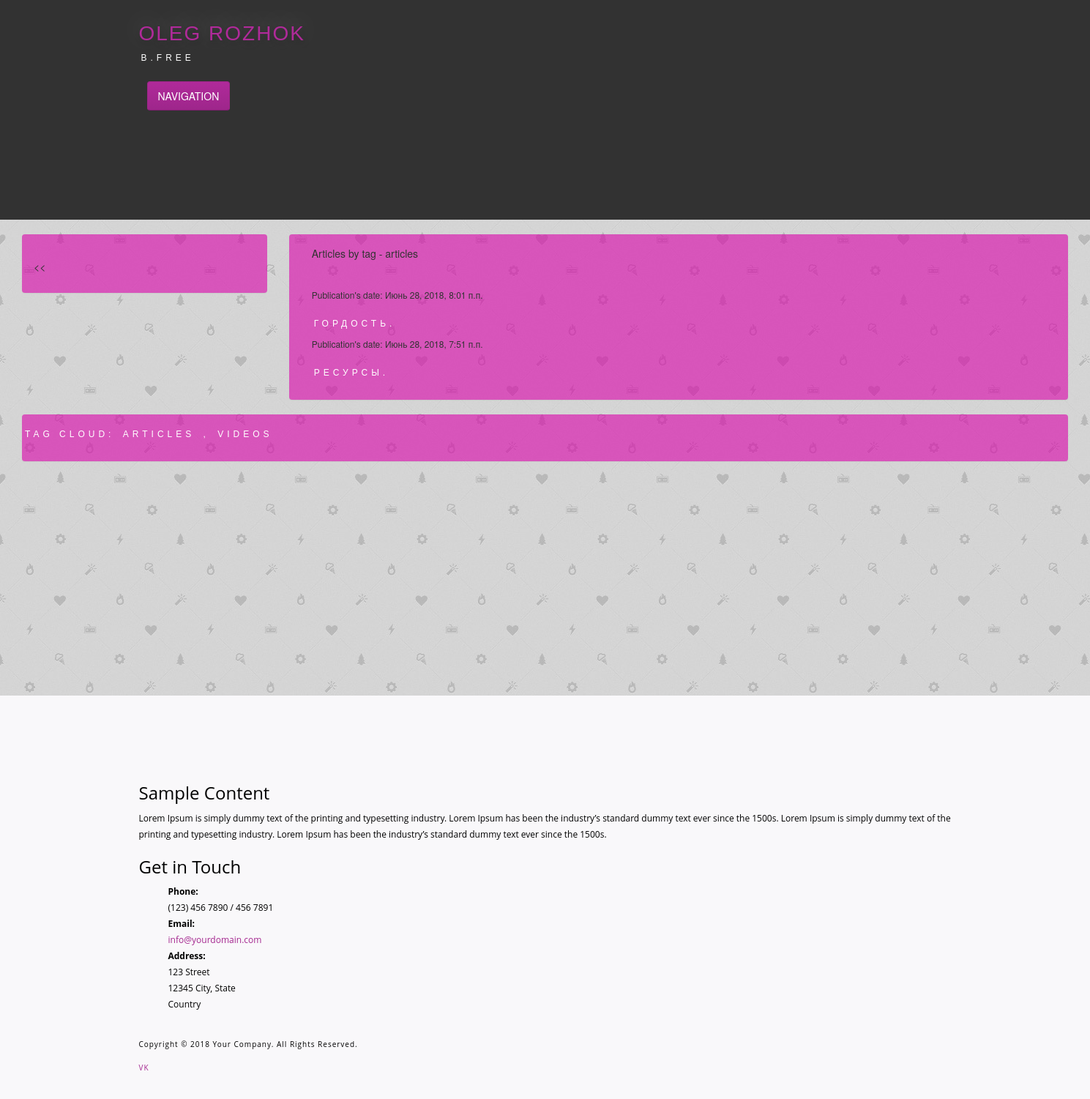
/basicview/keyword/1/ (signed in), run on the app's committed database.
### article/models.py (models this page shows, shortened)
class Keywords(models.Model):
    class Meta():
        db_table = "keywords"
    name = models.CharField(max_length=50, blank=True, unique=True, verbose_name="Tags")
    def __unicode__(self):
        return self.name

class Article(models.Model):
    class Meta():
        db_table = "article"
    article_title = models.CharField(max_length=200)
    article_text = RichTextField()
    article_date = models.DateTimeField()
    article_likes = models.IntegerField(default=0)
    article_image = models.ImageField(null=True, blank=True, upload_to="images/", verbose_name="Image")
    video = EmbedVideoField(null=True, blank=True, verbose_name="Video")
    category = TreeForeignKey(Category, null=True, blank=False, related_name='cat')
    keywords = models.ManyToManyField(Keywords, related_name="keywords", related_query_name="keywords", blank=True, verbose_name="Keywords")

### article/views.py (the view)
# urls.py: url(r'^keyword/(?P<id>\d+)/$', article_views.keywords, name='keywords'),
def keywords(request, id):
    args = {}
    args['keywords'] = Keywords.objects.all()
    args['keyw_s'] = Keywords.objects.get(id=id)
    args['articles'] = Article.objects.filter(keywords__name__exact=args['keyw_s'])
    args['projects'] = Category.objects.all()
    args['username'] = auth.get_user(request).username
    return render(request, 'keywpage.html', args)

### article/templates/keywpage.html
{% extends 'main.html' %}
{% block content %}
<div class="container">
    <div class="row">
        <div class="col col-lg-12">
        <p>Artiсles by tag - {{ keyw_s.name }}</p><br />
    {% for article in articles %}
        <h6>Publication's date: {{ article.article_date }}</h6>
        </div>
        <div class="col col-lg-12">
        <h4><a href="/articles/get/{{ article.id }}/" class="notpodcherk" id="divTagLine">{{ article.article_title}}</a></h4>
    {% endfor %}
        </div>
    </div>
</div>
{% endblock content %}

### article/templates/main.html (shortened to what this page needs)
{% load staticfiles %}
{% load i18n mptt_tags %}
<!DOCTYPE html>
<html>
<head>
    <link rel="stylesheet" href="https://maxcdn.bootstrapcdn.com/bootstrap/4.0.0/css/bootstrap.min.css">
    {% load bootstrap3 %}
    {% bootstrap_css %}
</head>
<body>
<div id="decorative2">
    <div class="container">
        <div class="divPanel topArea notop nobottom">
        <div class="row-fluid">
            <div class="pull-top">
                        <a href="https://vk.com/oleg_rozhok" id="divSiteTitle" class="notpodcherk">Oleg Rozhok</a><br />
                        <a href="https://vk.com/video-41355314_456239038" id="divTagLine" class="notpodcherk">b.free</a>
            </div>
                    <div id="divMenuRight" class="pull-left">
                    <div class="navbar">
                        <button type="button" class="btn btn-navbar-highlight btn-large btn-primary" data-toggle="collapse" data-target=".nav-collapse">
                            NAVIGATION
                        </button>
                    </div>
                    </div>
        </div>
        </div>
    </div>
</div>
<br />
<div class="container-fluid">
  <div class="row-fluid">
    <div class="col col-lg-3">
    <div class="panel panel-body special-card">
    <ol class="marker" id="breadcrumb">
    {% recursetree projects %}
        <li>
       <a href="/category/get/{{ node.id }}" title="{% blocktrans with project=node %}Show all entries in {{ project }}{% endblocktrans %}">{{ node }}</a>
        </li>
    {% endrecursetree %}
    </ol>
    </div>
    </div>
    <div class="col col-lg-9">
    <div class="panel panel-body fones special-card">
    {% block content %}{% endblock content %}
    </div>
    </div>
    <div class="col col-lg-12">
    <div class="panel panel-body special-card" id="divTagLine"> Tag cloud:
        <ol id="breadcrumb">
    {% for keyword in keywords %}
            <a id="divTagLine" class="notpodcherk" href="/keyword/{{ keyword.id }}">{{ keyword }}</a>
    {% if not forloop.last %}, {% endif %}
    {% endfor %}
        </ol>
    </div>
    </div>
  </div>
</div>
<div id="footerOuterSeparator">
<div id="divFooter">
    <div class="container">
        <div class="divPanel">
            <div class="row-fluid">
               <div class="span1" id="footerArea3">
                    <h3>Sample Content</h3>
                    <p>Lorem Ipsum is simply dummy text of the printing and typesetting industry. Lorem Ipsum has been the industry’s standard dummy text ever since the 1500s.
                        Lorem Ipsum is simply dummy text of the printing and typesetting industry. Lorem Ipsum has been the industry’s standard dummy text ever since the 1500s.
                    </p>
                </div>
                <div class="span2" id="footerArea4">
                    <h3>Get in Touch</h3>
                    <ul id="contact-info">
                    <li>
                        <span class="field">Phone:</span>
                        <br />
                        (123) 456 7890 / 456 7891
                    </li>
                    <li>
                        <span class="field">Email:</span>
                        <br />
                        <a href="mailto:info@yourdomain.com" title="Email">info@yourdomain.com</a>
                    </li>
                    <li>
                        <span class="field">Address:</span>
                        <br />
                        123 Street<br />
                        12345 City, State<br />
                        Country
                    </li>
                    </ul>
                </div>
            </div>
            <br />
            <div class="row-fluid">
                <div class="span3">
                    <p class="copyright">
                        Copyright © 2018 Your Company. All Rights Reserved.
                    </p>
                    <p class="social_bookmarks">
                        <a href="https://vk.com/beeroom_volosovo">VK</a>
                    </p>
                </div>
            </div>
            <br />
        </div>
    </div>
</div>
</div>
</body>
</html>

### article/templates/main.html (style rules this page uses)
body { background: #CCCCCC url(/media/images/fon.jpg); background-repeat: inherit; }
.fones { background: #f9f8fa }
.special-card { background-color: rgba(218, 0, 170, 0.6); }
.divPanel.notop { padding-top:25px }
.divPanel.nobottom { padding-bottom:0px }
#decorative2 { background-color: rgb(50, 50, 50); height: 300px; }
#divSiteTitle { font-family: 'Century Gothic', sans-serif; color: rgb(176, 42, 154); font-size: 28px; text-shadow: rgba(0, 0, 0, 0.2) 2px 5px 9px, rgba(255, 255, 255, 0.298039) 0px -5px 35px; line-height: 42px; letter-spacing: 2px; text-transform: uppercase; font-weight: normal; font-style: normal; padding-left: 0px; padding-right: 0px; }
#divTagLine { font-family: 'Century Gothic', sans-serif; font-size: 12px; text-transform: uppercase; letter-spacing: 5px; line-height: 22px; color: rgb(255, 255, 255); text-shadow: none; padding-left: 3px; padding-right: 3px; font-weight: normal; font-style: normal; }
.navbar .btn-navbar-highlight { display:inline;padding:9px 14px;margin-top:15px; }
.btn-primary { border:1px solid #9d2589;border-bottom:1px solid #7b1d6c;background-color:#b02a9a;background-repeat: repeat-x;background-image:-webkit-gradient(linear, left top, left bottom, from(#b02a9a), to(#9e268b));background-image:-webkit-linear-gradient(top, #b02a9a, #9e268b);background-image:-moz-linear-gradient(top, #b02a9a, #9e268b);background-image:-ms-linear-gradient(top, #b02a9a, #9e268b);background-image:-o-linear-gradient(top, #b02a9a, #9e268b);background-image:linear-gradient(top, #b02a9a, #9e268b);filter: progid:dximagetransform.microsoft.gradient(startColorstr=#b02a9a, endColorstr=#9e268b, GradientType=0);filter: progid:dximagetransform.microsoft.gradient(enabled=false); }
ol { list-style:none; }
.marker { list-style: none; }
.marker > li:before { content: '<< '; }
#breadcrumb { list-style: none; display: inline-block; padding-left: 0px; }
#breadcrumb li { float: center; }
#breadcrumb li a { color: #fff; display: inline-block; background-color: rgba(218, 0, 170, 0.01); text-decoration: none; position: relative; height: 34px; line-height: 34px; padding: 0 10px 0 5px; text-align: center; margin-right: 23px; -webkit-user-select: none; -moz-user-select: none; -ms-user-select: none; user-select: none; }
#breadcrumb li:first-child a { padding-left: 15px; -moz-border-radius: 4px 0 0 4px; -webkit-border-radius: 4px; border-radius: 4px 0 0 4px; }
#breadcrumb li:last-child a { padding-right: 15px; -moz-border-radius: 0 4px 4px 0; -webkit-border-radius: 0; border-radius: 0 4px 4px 0; }
#breadcrumb li a:before { left: 0px; border-left-color: transparent; text-align: center; }
#breadcrumb li a:after { text-align: center; border-color: transparent; border-left-color: #cc2eaa; }
#divFooter { font-family: 'Open Sans', sans-serif; background-color: #f9f8fa; color: #000000; padding-top: 100px; line-height: 22px; font-size: 12px; text-transform: none; background-image: none; background-repeat: repeat repeat; }
#divFooter a { color: rgb(164, 39, 143); }
#divFooter h3 { color: rgb(0, 0, 0); }
#footerOuterSeparator { margin-top: 300px; border-top-width: 0px; border-top-style: solid; border-top-color: rgb(95, 95, 95); }
#divFooter { margin-left:-20px;margin-right:-20px;padding-left:20px;padding-right:20px; }
#divFooter { margin-left:0px;margin-right:0px;padding-left:0px;padding-right:0px; }
.social_bookmarks a { font-size:smaller !important;text-transform:uppercase;letter-spacing:1px;text-decoration:none;margin-right:20px; }
.copyright { font-size:smaller;letter-spacing:1px; }
ul#contact-info .field { font-weight:bold; }
ul#contact-info { list-style:none; }

### data on the page
Keywords: name "articles", name "ARTICLES"
Article: article_date "Июнь 28, 2018, 8:01 п.п.", article_title "ГОРДОСТЬ."
Article: article_date "Июнь 28, 2018, 7:51 п.п.", article_title "РЕСУРСЫ."
Keywords: name "VIDEOS"
